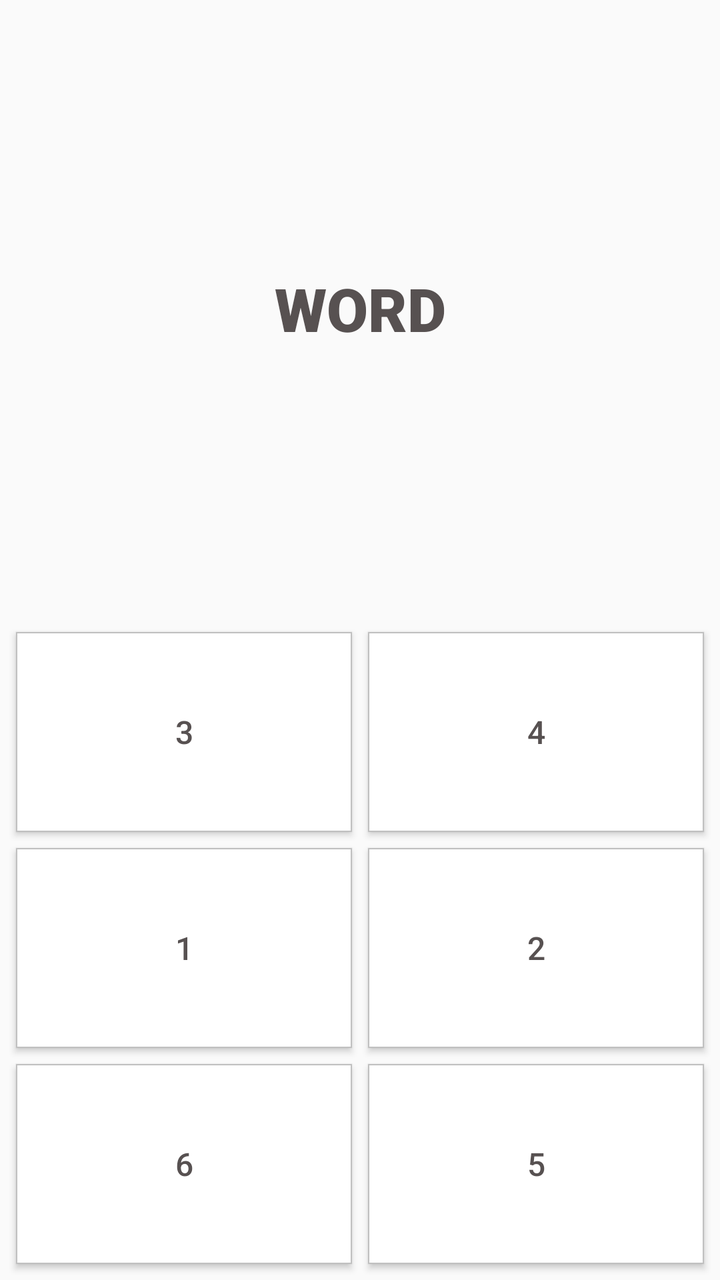
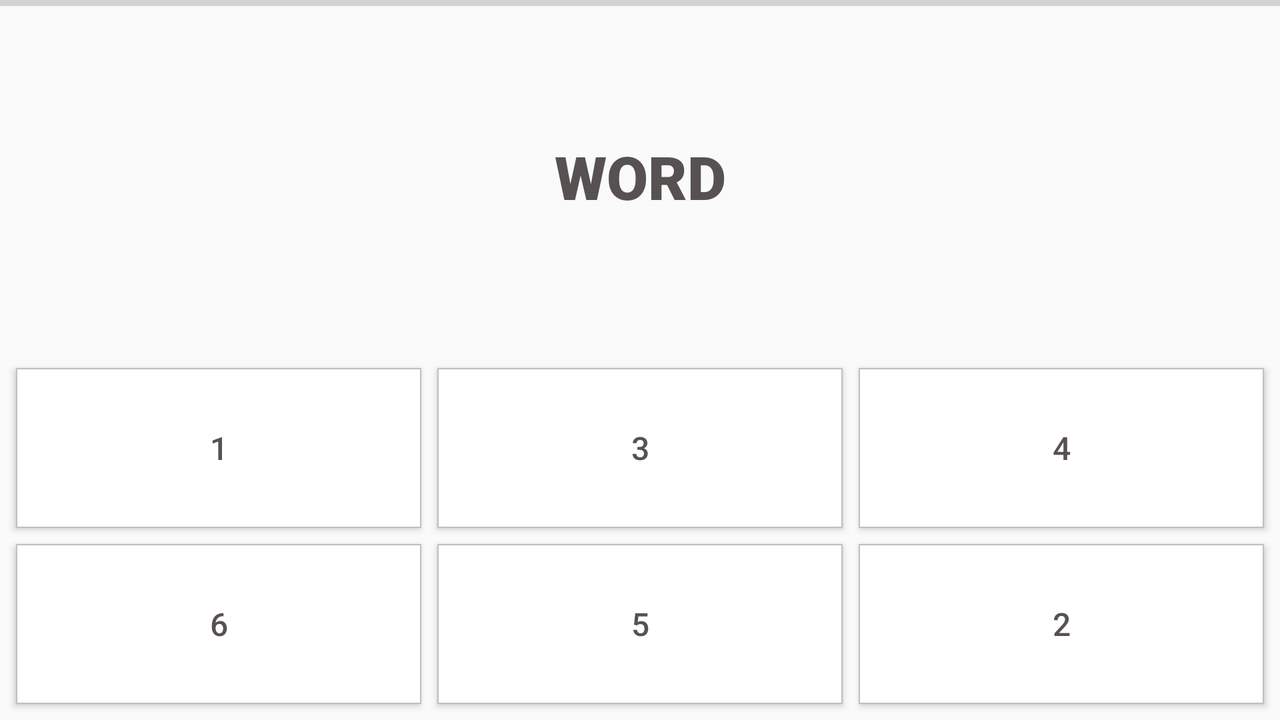

First picture: res/layout/ on a phone held upright. Second picture: the repository's own variant of that layout, on a device whose configuration matches the variant's folder. Source for both follows.
<!-- AndroidManifest.xml: application theme AppTheme -->
<!-- res/layout/fragment_words.xml -->
<?xml version="1.0" encoding="utf-8"?>
<FrameLayout xmlns:android="http://schemas.android.com/apk/res/android"
    xmlns:app="http://schemas.android.com/apk/res-auto"
    xmlns:tools="http://schemas.android.com/tools"
    android:id="@+id/frameLayout2"
    android:layout_width="match_parent"
    android:layout_height="match_parent"
    tools:context=".Words">

    <android.support.constraint.ConstraintLayout
        android:layout_width="match_parent"
        android:layout_height="match_parent">

        <Button
            android:id="@+id/btn3"
            android:layout_width="0dp"
            android:layout_height="100dp"
            android:layout_marginStart="8sp"
            android:layout_marginEnd="4sp"
            android:layout_marginBottom="8sp"
            android:background="@drawable/btn_design"
            android:fontFamily="sans-serif-medium"
            android:paddingStart="4sp"
            android:paddingEnd="4sp"
            android:text="3"
            android:textSize="16sp"
            app:layout_constraintBottom_toTopOf="@+id/btn1"
            app:layout_constraintEnd_toStartOf="@id/btn4"
            app:layout_constraintStart_toStartOf="parent" />

        <Button
            android:id="@+id/btn4"
            android:layout_width="0dp"
            android:layout_height="100dp"
            android:layout_marginStart="4sp"
            android:layout_marginEnd="8sp"
            android:layout_marginBottom="8sp"
            android:background="@drawable/btn_design"
            android:fontFamily="sans-serif-medium"
            android:paddingStart="4sp"
            android:paddingEnd="4sp"
            android:text="4"
            android:textSize="16sp"
            app:layout_constraintBottom_toTopOf="@+id/btn2"
            app:layout_constraintEnd_toEndOf="parent"
            app:layout_constraintHorizontal_bias="0.0"
            app:layout_constraintStart_toEndOf="@id/btn3" />

        <TextView
            android:id="@+id/textView"
            android:layout_width="match_parent"
            android:layout_height="wrap_content"
            android:layout_marginStart="8dp"
            android:layout_marginEnd="8dp"
            android:layout_marginBottom="8dp"
            android:fontFamily="sans-serif-black"
            android:text="WORD"
            android:textAlignment="center"
            android:textSize="30sp"
            app:layout_constraintBottom_toTopOf="@+id/btn4"
            app:layout_constraintEnd_toEndOf="parent"
            app:layout_constraintHorizontal_bias="0.497"
            app:layout_constraintStart_toStartOf="parent"
            app:layout_constraintTop_toTopOf="parent" />

        <Button
            android:id="@+id/btn5"
            android:layout_width="0dp"
            android:layout_height="100dp"
            android:layout_marginStart="4sp"
            android:layout_marginEnd="8sp"
            android:layout_marginBottom="8dp"
            android:background="@drawable/btn_design"
            android:paddingStart="4sp"
            android:paddingEnd="4sp"
            android:text="5"
            android:textSize="16sp"
            app:layout_constraintBottom_toBottomOf="parent"
            app:layout_constraintEnd_toEndOf="parent"
            app:layout_constraintStart_toEndOf="@id/btn6" />

        <Button
            android:id="@+id/btn2"
            android:layout_width="0dp"
            android:layout_height="100dp"
            android:layout_marginStart="4sp"
            android:layout_marginEnd="8sp"
            android:layout_marginBottom="8sp"
            android:background="@drawable/btn_design"
            android:paddingStart="4sp"
            android:paddingEnd="4sp"
            android:text="2"
            android:textSize="16sp"
            app:layout_constraintBottom_toTopOf="@+id/btn5"
            app:layout_constraintEnd_toEndOf="parent"
            app:layout_constraintHorizontal_bias="0.5"
            app:layout_constraintStart_toEndOf="@+id/btn1" />

        <Button
            android:id="@+id/btn1"
            android:layout_width="0dp"
            android:layout_height="100dp"
            android:layout_marginStart="8sp"
            android:layout_marginEnd="4sp"
            android:layout_marginBottom="8sp"
            android:background="@drawable/btn_design"
            android:paddingStart="4sp"
            android:paddingEnd="4sp"
            android:text="1"
            android:textSize="16sp"
            app:layout_constraintBottom_toTopOf="@+id/btn6"
            app:layout_constraintEnd_toStartOf="@+id/btn2"
            app:layout_constraintHorizontal_bias="0.5"
            app:layout_constraintStart_toStartOf="parent" />

        <Button
            android:id="@+id/btn6"
            android:layout_width="0dp"
            android:layout_height="100dp"
            android:layout_marginStart="8sp"
            android:layout_marginEnd="4sp"
            android:layout_marginBottom="8dp"
            android:background="@drawable/btn_design"
            android:paddingStart="4sp"
            android:paddingEnd="4sp"
            android:text="6"
            android:textSize="16sp"
            app:layout_constraintBottom_toBottomOf="parent"
            app:layout_constraintEnd_toStartOf="@+id/btn5"
            app:layout_constraintStart_toStartOf="parent" />

        <android.support.constraint.Group
            android:id="@+id/groupBtn"
            android:layout_width="wrap_content"
            android:layout_height="wrap_content"
            app:constraint_referenced_ids="btn3,btn4" />

    </android.support.constraint.ConstraintLayout>

</FrameLayout>
<!-- resources referenced by this layout -->
<resources>
  <!-- drawable btn_design (drawable) -->
  <?xml version="1.0" encoding="utf-8"?>
  <shape xmlns:android="http://schemas.android.com/apk/res/android"
      android:shape="rectangle">
      <solid android:color="#ffffff" />
      <stroke
          android:width="0.5dp"
          android:color="#C0C0C0" />
  </shape>
  <style name="AppTheme" parent="Theme.Design.Light">
          
          <item name="colorPrimary">@color/colorPrimary</item>
          <item name="colorPrimaryDark">@color/colorPrimaryDark</item>
          <item name="colorAccent">@color/colorAccent</item>
          <item name="android:textColorPrimary">@color/textColorPrimary</item>
          <item name="android:textColor">@color/textColor</item>
          <item name="android:editTextColor">@color/textColor</item>
      </style>
  <color name="colorPrimary">#9C27B0</color>
  <color name="colorPrimaryDark">#50115E</color>
  <color name="colorAccent">#50115E</color>
  <color name="textColorPrimary">#FFFFFF</color>
  <color name="textColor">#575151</color>
</resources>
<!-- res/layout-land/fragment_words.xml (the repository's variant of the layout above) -->
<!-- drawn on the phone turned sideways -->
<?xml version="1.0" encoding="utf-8"?>
<FrameLayout xmlns:android="http://schemas.android.com/apk/res/android"
    xmlns:app="http://schemas.android.com/apk/res-auto"
    xmlns:tools="http://schemas.android.com/tools"
    android:id="@+id/frameLayout2"
    android:layout_width="match_parent"
    android:layout_height="match_parent"
    tools:context=".Words">

    <android.support.constraint.ConstraintLayout
        android:layout_width="match_parent"
        android:layout_height="match_parent">

        <Button
            android:id="@+id/btn3"
            android:layout_width="0dp"
            android:layout_height="80dp"
            android:layout_marginStart="4sp"
            android:layout_marginEnd="4sp"
            android:layout_marginBottom="8dp"
            android:background="@drawable/btn_design"
            android:fontFamily="sans-serif-medium"
            android:paddingStart="4sp"
            android:paddingEnd="4sp"
            android:text="3"
            android:textSize="16sp"
            app:layout_constraintBottom_toTopOf="@+id/btn5"
            app:layout_constraintEnd_toStartOf="@+id/btn4"
            app:layout_constraintHorizontal_bias="0.5"
            app:layout_constraintStart_toEndOf="@+id/btn1" />

        <Button
            android:id="@+id/btn4"
            android:layout_width="0dp"
            android:layout_height="80dp"
            android:layout_marginStart="4dp"
            android:layout_marginEnd="8dp"
            android:layout_marginBottom="8dp"
            android:background="@drawable/btn_design"
            android:fontFamily="sans-serif-medium"
            android:paddingStart="4sp"
            android:paddingEnd="4sp"
            android:text="4"
            android:textSize="16sp"
            app:layout_constraintBottom_toTopOf="@+id/btn2"
            app:layout_constraintEnd_toEndOf="parent"
            app:layout_constraintHorizontal_bias="0.5"
            app:layout_constraintStart_toEndOf="@+id/btn3" />

        <TextView
            android:id="@+id/textView"
            android:layout_width="match_parent"
            android:layout_height="wrap_content"
            android:layout_marginStart="8dp"
            android:layout_marginEnd="8dp"
            android:layout_marginBottom="8dp"
            android:fontFamily="sans-serif-black"
            android:text="WORD"
            android:textAlignment="center"
            android:textSize="30sp"
            app:layout_constraintBottom_toTopOf="@+id/btn4"
            app:layout_constraintEnd_toEndOf="parent"
            app:layout_constraintHorizontal_bias="0.497"
            app:layout_constraintStart_toStartOf="parent"
            app:layout_constraintTop_toTopOf="parent" />

        <Button
            android:id="@+id/btn5"
            android:layout_width="0dp"
            android:layout_height="80dp"
            android:layout_marginStart="4dp"
            android:layout_marginEnd="4sp"
            android:layout_marginBottom="8dp"
            android:background="@drawable/btn_design"
            android:paddingStart="4sp"
            android:paddingEnd="4sp"
            android:text="5"
            android:textSize="16sp"
            app:layout_constraintBottom_toBottomOf="parent"
            app:layout_constraintEnd_toStartOf="@+id/btn2"
            app:layout_constraintHorizontal_bias="0.5"
            app:layout_constraintStart_toEndOf="@+id/btn6" />

        <Button
            android:id="@+id/btn2"
            android:layout_width="0dp"
            android:layout_height="80dp"
            android:layout_marginStart="4dp"
            android:layout_marginEnd="8dp"
            android:layout_marginBottom="8dp"
            android:background="@drawable/btn_design"
            android:paddingStart="4sp"
            android:paddingEnd="4sp"
            android:text="2"
            android:textSize="16sp"
            app:layout_constraintBottom_toBottomOf="parent"
            app:layout_constraintEnd_toEndOf="parent"
            app:layout_constraintHorizontal_bias="0.5"
            app:layout_constraintStart_toEndOf="@+id/btn5" />

        <Button
            android:id="@+id/btn1"
            android:layout_width="0dp"
            android:layout_height="80dp"
            android:layout_marginStart="8dp"
            android:layout_marginEnd="4dp"
            android:layout_marginBottom="8dp"
            android:background="@drawable/btn_design"
            android:paddingStart="4sp"
            android:paddingEnd="4sp"
            android:text="1"
            android:textSize="16sp"
            app:layout_constraintBottom_toTopOf="@+id/btn6"
            app:layout_constraintEnd_toStartOf="@+id/btn3"
            app:layout_constraintHorizontal_bias="0.5"
            app:layout_constraintStart_toStartOf="parent" />

        <Button
            android:id="@+id/btn6"
            android:layout_width="0dp"
            android:layout_height="80dp"
            android:layout_marginStart="8sp"
            android:layout_marginEnd="4sp"
            android:layout_marginBottom="8dp"
            android:background="@drawable/btn_design"
            android:paddingStart="4sp"
            android:paddingEnd="4sp"
            android:text="6"
            android:textSize="16sp"
            app:layout_constraintBottom_toBottomOf="parent"
            app:layout_constraintEnd_toStartOf="@+id/btn5"
            app:layout_constraintHorizontal_bias="0.5"
            app:layout_constraintStart_toStartOf="parent" />

        <ProgressBar
            android:id="@+id/progressBar"
            style="?android:attr/progressBarStyleHorizontal"
            android:layout_width="0dp"
            android:layout_height="3dp"
            android:indeterminate="false"
            android:max="1500"
            android:progress="0"
            app:layout_constraintEnd_toEndOf="parent"
            app:layout_constraintStart_toStartOf="parent"
            app:layout_constraintTop_toTopOf="parent" />

        <android.support.constraint.Group
            android:id="@+id/groupBtn"
            android:layout_width="wrap_content"
            android:layout_height="wrap_content"
            app:constraint_referenced_ids="btn3,btn4" />

    </android.support.constraint.ConstraintLayout>

</FrameLayout>
